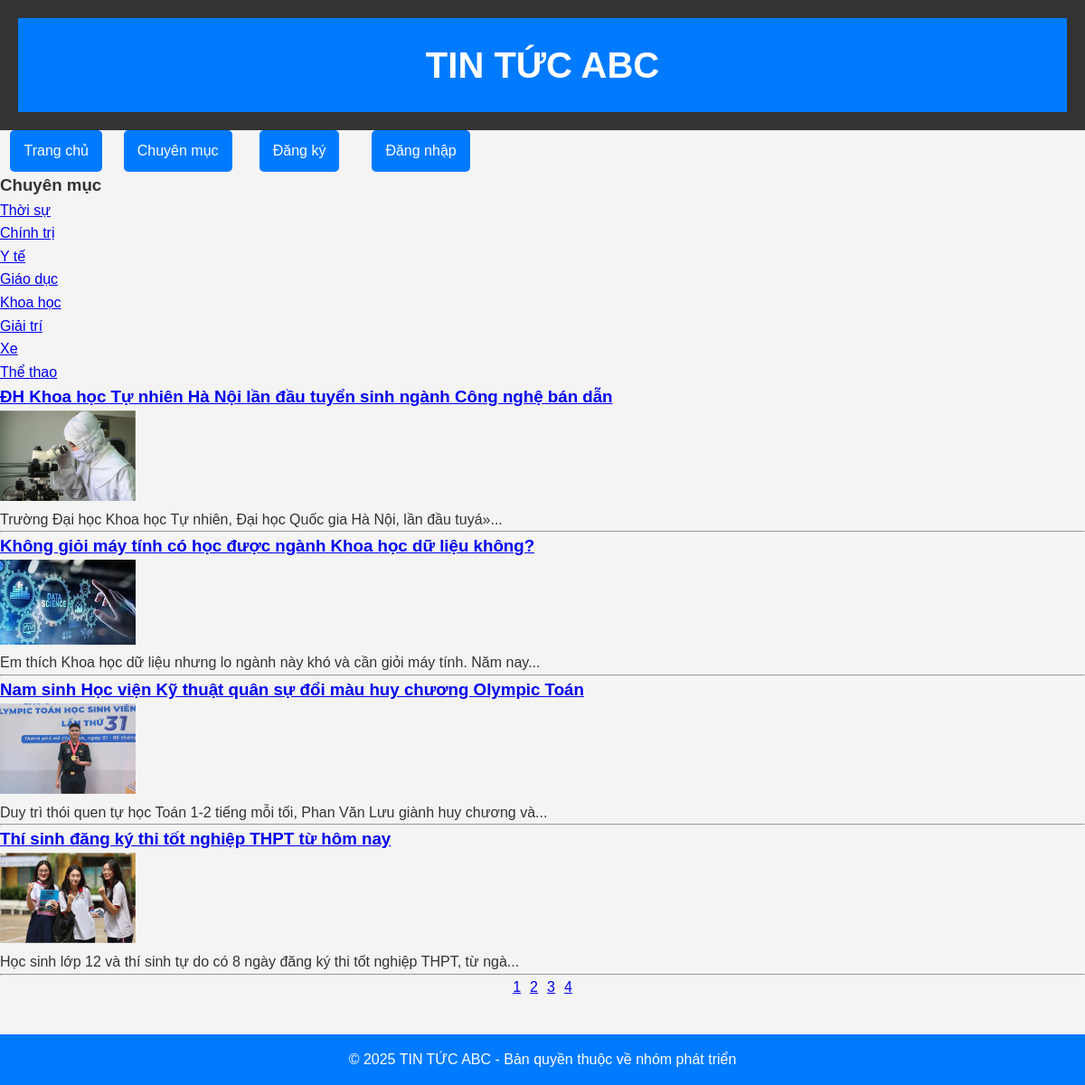
/?page=4, run on the app's committed database.
### tables this page shows
CREATE TABLE `chuyenmuc` (
  `id` int(11) NOT NULL,
  `ten` varchar(255) NOT NULL,
  `mota` text DEFAULT NULL,
  `created_at` timestamp NOT NULL DEFAULT current_timestamp()
);

CREATE TABLE `news` (
  `id` int(11) NOT NULL,
  `tieude` varchar(255) DEFAULT NULL,
  `noidung` text DEFAULT NULL,
  `created_at` timestamp NOT NULL DEFAULT current_timestamp(),
  `image` varchar(255) DEFAULT NULL,
  `views` int(11) DEFAULT 0,
  `chuyenmuc_id` int(11) NOT NULL,
  `author` varchar(100) DEFAULT NULL
);

### index.php (the view, shortened to what this page needs)
<?php
include('connect.php');
$chuyenmuc_result = mysqli_query($conn, "SELECT * FROM chuyenmuc");
$page = isset($_GET['page']) ? (int)$_GET['page'] : 1;
$limit = 5;
$offset = ($page - 1) * $limit;
$sql = "SELECT * FROM news ORDER BY id DESC LIMIT $limit OFFSET $offset";
$result = mysqli_query($conn, $sql);
?>
<!DOCTYPE html>
<html lang="vi">
<head>
    <link rel="stylesheet" href="style.css">
</head>
<body>
    <?php include('modun/header.php'); ?>
    <?php include('modun/menu.php'); ?>
    <div class="chuyenmuc">
        <h3>Chuyên mục</h3>
        <ul>
            <?php while ($chuyenmuc = mysqli_fetch_assoc($chuyenmuc_result)): ?>
                <li><a href="?chuyenmuc_id=<?= $chuyenmuc['id'] ?>"><?= $chuyenmuc['ten'] ?></a></li>
            <?php endwhile; ?>
        </ul>
    </div>
    <?php
    if (mysqli_num_rows($result) > 0) {
        while ($row = mysqli_fetch_assoc($result)) {
            echo "<h3><a href='chitiettintuc.php?id={$row['id']}'>{$row['tieude']}</a></h3>";
            if (!empty($row['image'])) {
                echo "<img src='uploads/{$row['image']}' width='150'><br>";
            }
            echo "<p>" . substr(strip_tags($row['noidung']), 0, 100) . "...</p><hr>";
        }
    } else {
        echo "<p>Không có bài viết nào.</p>";
    }
    ?>
    <div style="text-align:center;">
        <?php
        $total_result = mysqli_query($conn, "SELECT COUNT(*) AS total FROM news");
        $total_row = mysqli_fetch_assoc($total_result);
        $total_pages = ceil($total_row['total'] / $limit);
        for ($i = 1; $i <= $total_pages; $i++) {
            echo "<a href='?page=$i' style='margin:0 5px;'>$i</a>";
        }
        ?>
    </div>
    <?php include('modun/footer.php'); ?>
</body>
</html>

### style.css (style rules this page uses)
* { margin: 0; padding: 0; box-sizing: border-box; }
body { font-family: 'Arial', sans-serif; background-color: #f4f4f4; color: #333; line-height: 1.6; }

### data on the page
chuyenmuc: ten "Thời sự"
chuyenmuc: ten "Chính trị"
chuyenmuc: ten "Y tế"
chuyenmuc: ten "Giáo dục"
chuyenmuc: ten "Khoa học"
chuyenmuc: ten "Giải trí"
chuyenmuc: ten "Xe"
chuyenmuc: ten "Thể thao"
news: tieude "ĐH Khoa học Tự nhiên Hà Nội lần đầu tuyển sinh ngành Công nghệ bán dẫn", image (picture), noidung "Trường Đại học Khoa học Tự nhiên, Đại học Quốc gia Hà Nội, lần đầu tuyá»"
news: tieude "Không giỏi máy tính có học được ngành Khoa học dữ liệu không?", image (picture), noidung "Em thích Khoa học dữ liệu nhưng lo ngành này khó và cần giỏi máy tính. Năm nay"
news: tieude "Nam sinh Học viện Kỹ thuật quân sự đổi màu huy chương Olympic Toán", image (picture), noidung "Duy trì thói quen tự học Toán 1-2 tiếng mỗi tối, Phan Văn Lưu giành huy chương và"
news: tieude "Thí sinh đăng ký thi tốt nghiệp THPT từ hôm nay", image (picture), noidung "Học sinh lớp 12 và thí sinh tự do có 8 ngày đăng ký thi tốt nghiệp THPT, từ ngà"
